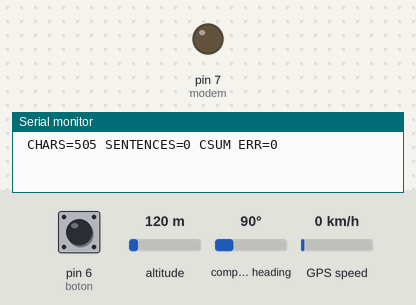
Bench run of a sketch on a simulated Arduino Uno, built with avr-gcc and run on an emulated ATmega328P. Shown: output pins drawn as LEDs (lit = HIGH), the last lines printed to the serial monitor. The test bench sets the inputs (shaded band); at power-on: pin 6 (boton) HIGH, altitude 120 m, compass heading 90°, GPS speed 0 km/h. The GPS gets a fix after 3 s at 37.7749, -122.4194 with 8 satellites.

Above: at 1.2 s.
1.3 s: pin 6 (boton) pulled LOW for 3.2 s
At 5.9 s:
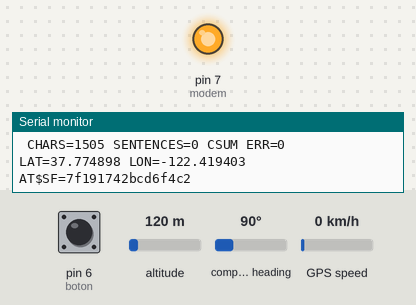
12.0 s: pin 6 (boton) pulled LOW for 1 s
At 17.4 s:
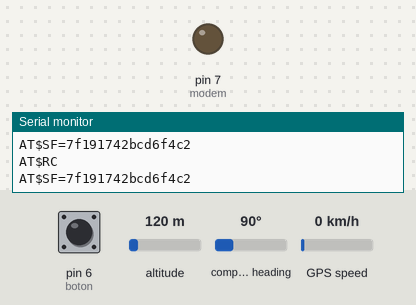
Timing chart, 0 to 18.9 s (numbered marks = the images above; inputs shaded):
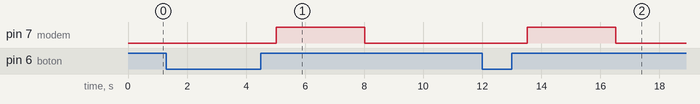

Measured:
- after the input at 1.3 s, pin 7 (modem): LOW → HIGH after 3.7 s, → LOW 3.0 s later
- after the input at 12.0 s, pin 7 (modem): LOW → HIGH after 1.5 s, → LOW 3.0 s later

The sketch:

localizador-sigfox-automatico-15minutos.ino
```cpp
/* Este software fue creado con base en los ejemplos incluidos en las bibliotecas TinyGPS y NXTIoT_dev:
  https://github.com/mikalhart/TinyGPS
  https://github.com/NXTIoT/Libreria_Devkit_NXTIoT */
// Incluir bibliotecas para el módulo de posicionamiento GPS y la tarjeta Devkit
#include <SoftwareSerial.h>
#include <TinyGPS.h>
#define SigfoxDeb
// Definir entrada del módulo de posicionamiento GPS en los pines 4 y 3 (TX y RX, respectivamente)
TinyGPS gps;
SoftwareSerial myGPS(4, 3);
String bufer; // Variable para almacenar la carga útil del mensaje a enviar
const int boton = 6; // Definir el pin del botón de acción (azul)
const int modem = 7; // Definir el pin del módem Sigfox

//variable de tiempo para lectura de GPS
// la unidad de tiempo esta en milisegundo. 900,000  milisegundo = 900 segundos = 15 minutos
// 600,000 milisegundos = 600 segundos = 10 minutos.
unsigned long limitMs=900000;
unsigned long startTime=0;
void setup() {
  Serial.begin(9600); // Baudios del monitor serie de la pc
  myGPS.begin(9600); // Baudios del módulo de posicionamiento GPS (sensor)
  myGPS.println("\n\rInicio"); // Imprimir mensaje de Inicio del módulo
  pinMode(boton, INPUT); // Definir el botón de acción como entrada
  pinMode(modem, OUTPUT); // Definir el módem como salida
}
void loop() {
  bool newData = false; // Bandera de recepción de información del módulo
  // Variables auxiliares para indicar errores, en caso de haber
  unsigned long chars;
  unsigned short sentences, failed;
  // Lectura de los valores de módulo cada segundo
  for (unsigned long start = millis(); millis() - start < 1000;)
  {
    while (myGPS.available()) // Revisar disponibilidad del sensor
    {
      char c = myGPS.read(); // Leer información del sensor40.

      if (gps.encode(c)) // Si entra un mensaje del sensorc ` n*\][=-
        newData = true; // Se cambia la bandera de recepción de la información
    }
  }
  if (newData) // Se ejecuta cuando sí hay información proveniente del sensor
  {
    float flat, flon; // Definir variables de latitud y longitud
    unsigned long age; // Definir variable auxiliar de año (no utilizada)
    // * Obtener valores de latitud y longitud, e imprimirlos en el puerto serie *
    gps.f_get_position(&flat, &flon, &age);
    Serial.print("LAT=");
    Serial.print(flat == TinyGPS::GPS_INVALID_F_ANGLE ? 0.0 : flat, 6);
    Serial.print(" LON=");
    Serial.print(flon == TinyGPS::GPS_INVALID_F_ANGLE ? 0.0 : flon, 6);
    if (digitalRead(boton) == LOW) { // Se ejecuta si el usuario presiona el botón de acción
      // * Enviar los valores de latitud y longitud a la carga útil del mensaje *
      leer_info(flat, flon);
      delay(1000); // Esperar un segundo al terminar la rutina
    }
    if(startTime+limitMs < millis()){
      Serial.println("Ha pasado 15 min!");
      startTime+=limitMs;
      leer_info(flat, flon);
    }
  }
  // Rutina para informar error de recepción de la información en el monitor en serie
  gps.stats(&chars, &sentences, &failed);
  Serial.print(" CHARS=");
  Serial.print(chars);
  Serial.print(" SENTENCES=");
  Serial.print(sentences);
  Serial.print(" CSUM ERR=");
  Serial.println(failed);
  if (chars == 0)
    Serial.println("** No se han recibido caracteres del GPS: compruebe el cableado **");
}
// Función para agregar información a la carga útil del mensaje para enviar
void leer_info(float flat, float flon) {
  /* La variable "bufer" almacena la carga útil del mensaje. Se inicializa como "AT$SF="
    porque es la instrucción para el envío del mensaje */
  bufer = "AT$SF=";
  add_float(flat); // Añadir el valor de latitud a la carga útil
  Serial.println();
  //send_message(bufer); // * Enviar la carga útil (latitud) en un mensaje *
  delay(1000);
  //bufer = "AT$SF="; // Se define una nueva carga útil para enviar el valor de longitud
  add_float(flon); // Añadir el valor de Longitud a la carga útil
  Serial.println();
  Serial.println(bufer);
  send_message(bufer); // * Enviar la carga útil (longitud) en un mensaje *
}
/* Función para añadir los valores de latitud y longitud en formato hexadecimal
  a la carga útil que se enviará en mensaje por la red Sigfox */
void add_float(float var1)
{
  // Definir variable auxiliar de tipo byte, respecto a la variable de entrada
  byte* a1 = (byte*) &var1;
  String str1; // Definir variable auxiliar para añadir la info. a la carga útil
  // Convertir y añadir la información a la carga útil
  for (int i = 0; i < 4; i++) // Nota: el dato de formato de coma flotante requiere 4 bytes
  {
    str1 = String(a1[i], HEX); // Conversión de byte a valor hexadecimal
    if (str1.length() < 2)
    {
      bufer += 0 + str1; // Añadir ceros si es necesario completar el mensaje
    }
    else
    {
      bufer += str1;
    }
  }
}
// Función para enviar la carga útil por mensaje en la red Sigfox
void send_message(String payload)
{
  bufer += "\n"; //Agregar un salto de línea en la carga útil
  digitalWrite(modem, HIGH); // Encender el módem de la red Sigfox
  delay(1000);
  Serial.print("AT$RC\n"); // Reiniciar el canal para asegurar sintonizar la frecuencia correcta
  Serial.print(bufer); // * Enviar la carga útil *
  delay(2000);
  digitalWrite(modem, LOW); // Apagar el módem de la red Sigfox
  delay(500);
}
```
